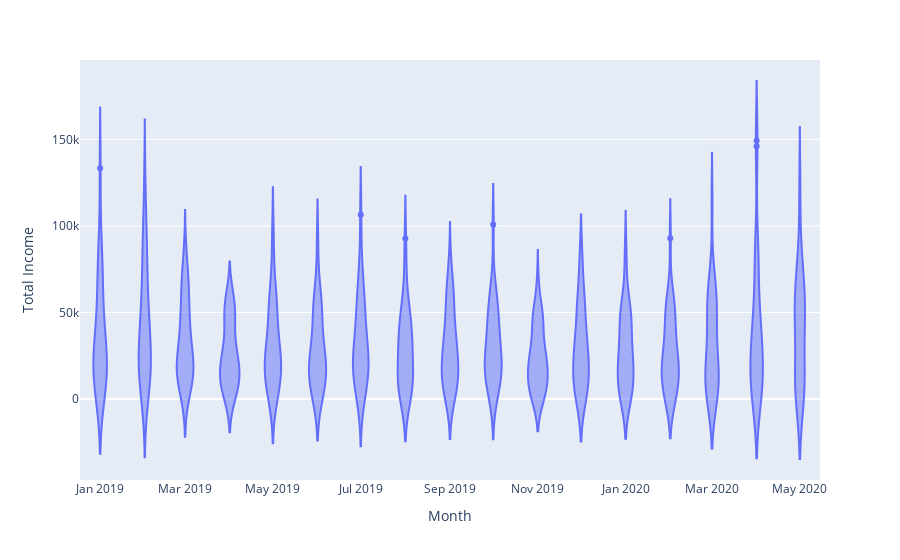

The cell this chart's notebook holds for it:
### Code cell
fig = px.violin(finaldata, y="Total Income", x="Month")
fig.show()

### Figure 1 — Plotly figure (JSON) as saved in the notebook; plotly's stock layout.template omitted (floating-point values rounded to 4 significant figures; data arrays with more than 128 entries replaced by an {"elided": "..."} marker saying what was removed)
{"data": [{"alignmentgroup": "True", "box": {"visible": false}, "hovertemplate": "Month=%{x}<br>Total Income=%{y}<extra></extra>", "legendgroup": "", "marker": {"color": "#636efa"}, "name": "", "offsetgroup": "", "orientation": "v", "scalegroup": "True", "showlegend": false, "type": "violin", "x": {"elided": "513 str values"}, "x0": " ", "xaxis": "x", "y": {"elided": "513 float values"}, "y0": " ", "yaxis": "y"}], "layout": {"legend": {"tracegroupgap": 0}, "margin": {"t": 60}, "violinmode": "group", "xaxis": {"anchor": "y", "domain": [0, 1], "title": {"text": "Month"}}, "yaxis": {"anchor": "x", "domain": [0, 1], "title": {"text": "Total Income"}}}}
